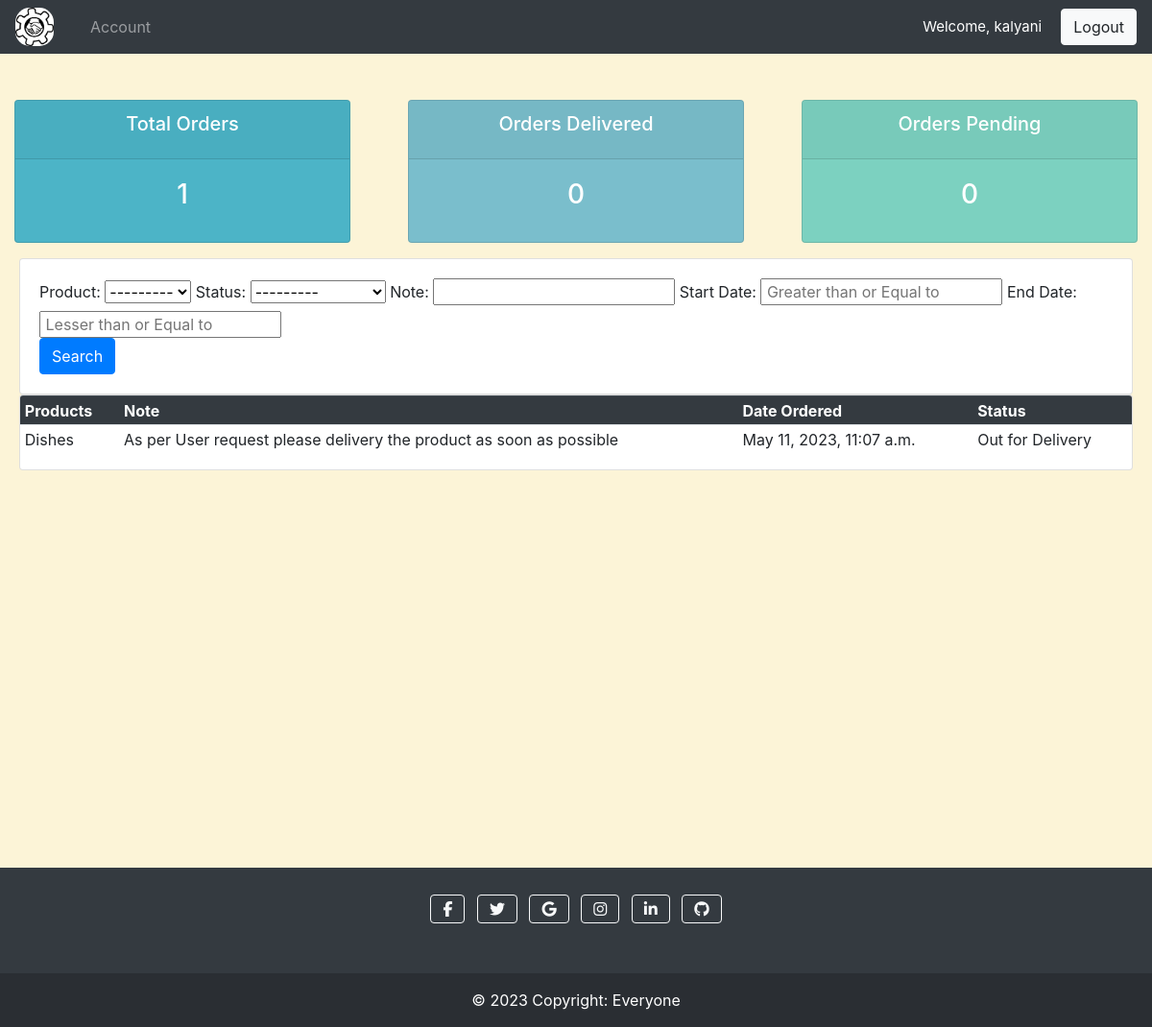
/user-page/ (signed in), run on an earlier commit of the app's database.
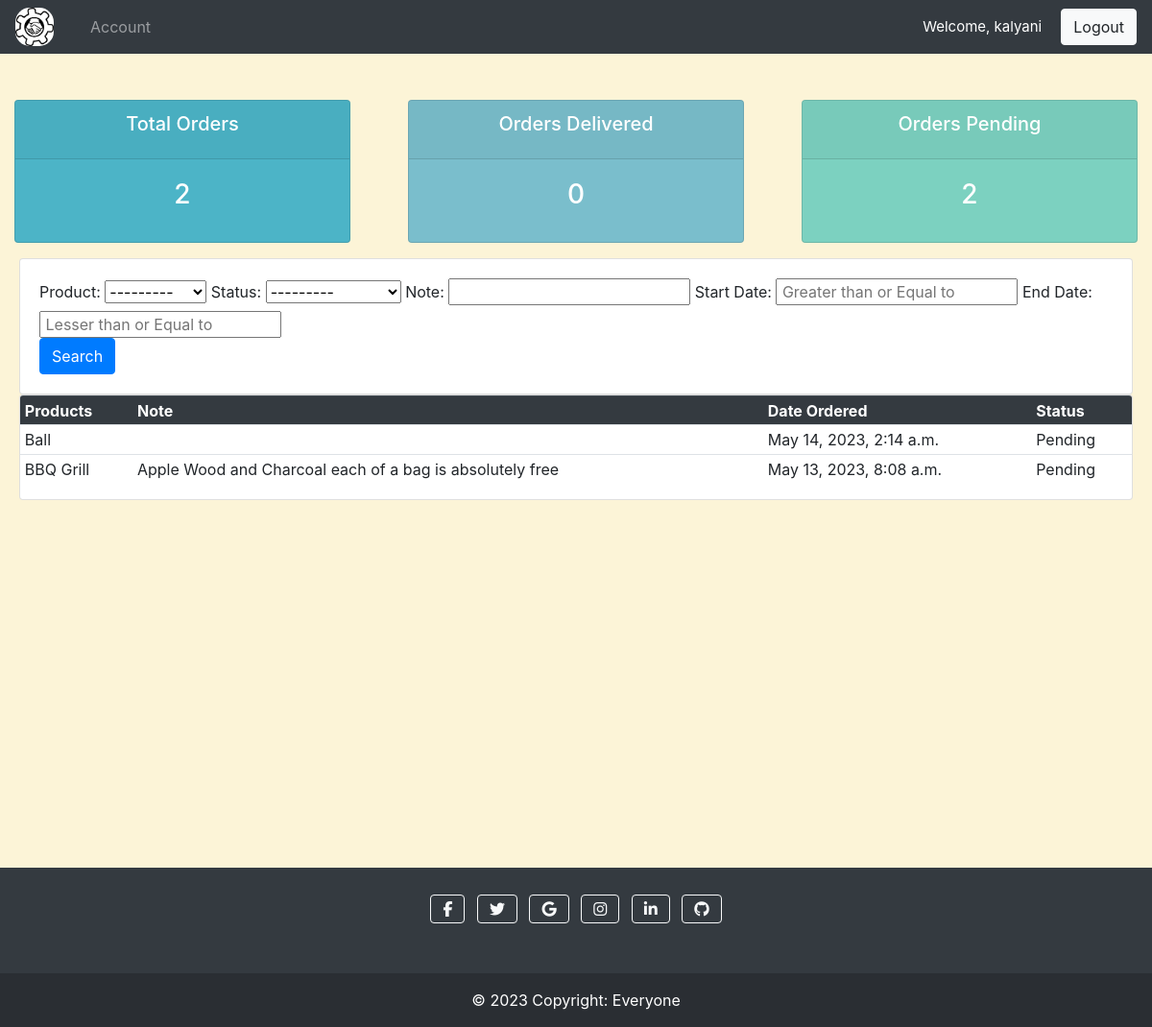
And on a later commit of the database.
### accounts/models.py (models this page shows, shortened)
class Order(models.Model):
    STATUS=(
            ('Pending', 'Pending'),
            ('Out for Delivery', 'Out for Delivery'),
            ('Delivered', 'Delivery')
        )
    customer= models.ForeignKey(Customer, on_delete=models.SET_NULL, null=True)
    product= models.ForeignKey(Product, on_delete= models.SET_NULL, null=True)
    date_created= models.DateTimeField(auto_now_add=True, null= True)
    status= models.CharField(max_length=200, null= True, choices=STATUS)
    note= models.TextField(max_length=1000, null= True, blank=True)

class Product(models.Model):
    CATEGORY=(
            ('Indoor','Indoor'),
            ('Outdoor', 'Outdoor')
         )
    name= models.CharField(max_length=200, null= True)
    price= models.FloatField(null=True)
    category= models.CharField(max_length=200, null= True, choices=CATEGORY)
    description= models.CharField(max_length=200, null= True, blank= True)
    date_created= models.DateTimeField(auto_now_add=True, null= True)
    tag= models.ManyToManyField(Tag)
    def __str__(self):
        return self.name

### accounts/decorators.py (the view)
        def wrapper_func(request, *args, **kwargs):
            group= None
            if(request.user.groups.exists()):
                group= request.user.groups.all()[0].name
            if group in allowed_roles:
                return view_func(request, *args, **kwargs)
            else:
                return HttpResponse("You are visiting a Restriced Page")

### accounts/views.py (called while the page is built)
@login_required(login_url='login')
@allowed_user(allowed_roles=['customer'])
def user(request):
    orders= request.user.customer.order_set.all()
    latest_orders= request.user.customer.order_set.order_by('-date_created')#This will show new orders at top
    total_orders= latest_orders.count()
    delivered= latest_orders.filter(status='Delivered').count()
    pending= latest_orders.filter(status='Pending').count()
    myFilter= FilterOrder(request.GET, queryset=latest_orders)
    latest_orders= myFilter.qs
    context={'orders':latest_orders, 'total_orders':total_orders,'myFilter':myFilter,
                'delivered':delivered, 'pending':pending
             }
    return render(request, 'accounts/user.html', context)

### accounts/templates/accounts/user.html
{% extends 'accounts/main.html' %}
{% block content %}
{% include 'accounts/status.html' %}
<div class="row" style="margin-right: 5px; margin-left: 5px;">
    <div class="col">
        <div class="card card-body">
            <div class="form-outline">
                <form method="get" class="p-20">
                    <div class="form group">
                        {{myFilter.form}}
                    </div>
                    <button class="btn btn-primary " type="submit">Search</button>
                </form>
            </div>
        </div>
    </div>
</div>
<div class="row" style="margin-right: 5px; margin-left: 5px;">
    <div class="col">
        <div class="card padding: 0" style="max-height:600px; overflow:scroll;">
            <table class="table table-sm">
                <tr class="thead-dark" style="position: sticky; top: 0; z-index: 10;">
                    <th>Products</th>
                    <th>Note</th>
                    <th>Date Ordered</th>
                    <th>Status</th>
                </tr>
                {% for i in orders %}
                    <tr>
                        <td>{{i.product}}</td>
                        <td style="max-width: 500px;">{{i.note}}</td>
                        <td>{{i.date_created}}</td>
                        <td>{{i.status}}</td>
                    </tr>
                {% endfor %}
            </table>
        </div>
    </div>
</div>
{% endblock content %}

### accounts/templates/accounts/main.html (shortened to what this page needs)
{% load static %}
<html>
    <head>
        <link rel="stylesheet" href="https://cdn.jsdelivr.net/npm/bootstrap@4.3.1/dist/css/bootstrap.min.css">
        <link rel="stylesheet" href="{% static '/css/main.css' %}">
    </head>
    <body>
        {% include 'accounts/navbar.html' %}
        <br>
        <div class="content">
            {% block content %}
            {% endblock content %}
        </div>
        <br>
        {% include 'accounts/footer.html' %}
    </body>
</html>

### accounts/templates/accounts/navbar.html (shortened to what this page needs)
{% load static %}
<dark class="navbar navbar-expand-lg navbar-dark bg-dark">
    <img src="{% static '/images/icon.png' %}" style="width:40px; border-radius:15px; margin-right:30px;"></img>
    <div class="collapse navbar-collapse" id="navbarNav">
      <ul class="navbar-nav">
        {% if request.user.is_staff %}
          <li class="nav-item active">
            <a class="nav-link" href="{% url 'home' %}">Dashboard</a>
          </li>
          <li class="nav-item">
            <a class="nav-link" href="{% url 'products' %}">Products</a>
          </li>
        {% else %}
        <li class="nav-item">
          <a class="nav-link" href="{% url 'account' %}">Account</a>
        </li>
        {% endif %}
      </ul>
    </div>
    <span id="hello-msg">Welcome, {{request.user}}</span>
    <span><a href="{% url 'logout' %}" class="btn btn-light" >Logout</a></span>
  </dark>

### accounts/templates/accounts/status.html
<br>
<div class="row">
    <div class="col">
        <div class="col-md">
            <div class="card text-center text-white mb-3" id="total-orders">
                <div class="card-header">
                    <h5 class="card-title">Total Orders</h5>
                </div>
                <div class="card-body">
                        <h3 class="card-title">{{total_orders}}</h3>
                    </div>
            </div>
        </div>
    </div>
    <div class="col">
        <div class="col-md">
            <div class="card text-center text-white mb-3" id="orders-delivered">
                <div class="card-header">
                    <h5 class="card-title">Orders Delivered</h5>
                </div>
                <div class="card-body">
                    <h3 class="card-title">{{delivered}}</h3>
                </div>
            </div>
        </div>
    </div>
    <div class="col">
        <div class="col-md">
            <div class="card text-center text-white mb-3" id="orders-pending">
                <div class="card-header">
                    <h5 class="card-title">Orders Pending</h5>
                </div>
                <div class="card-body">
                        <h3 class="card-title">{{pending}}</h3>
                    </div>
            </div>
        </div>
    </div>
</div>

### accounts/templates/accounts/footer.html
<footer class="bg-dark text-center text-white" style="margin-top:auto;">
    <div class="container p-4 pb-0">
      <section class="mb-4">
        <a class="btn btn-outline-light btn-floating m-1" href="https://www.youtube.com/watch?v=dQw4w9WgXcQ" role="button">
            <i class="fa-brands fa-facebook-f fa-bounce"></i>
        </a>
        <a class="btn btn-outline-light btn-floating m-1" href="https://www.youtube.com/watch?v=dQw4w9WgXcQ" role="button">
            <i class="fab fa-twitter fa-bounce"></i>
        </a>
        <a class="btn btn-outline-light btn-floating m-1" href="https://www.youtube.com/watch?v=dQw4w9WgXcQ" role="button">
            <i class="fab fa-google fa-bounce"></i>
        </a>
        <a class="btn btn-outline-light btn-floating m-1" href="https://www.youtube.com/watch?v=dQw4w9WgXcQ" role="button">
            <i class="fab fa-instagram fa-bounce"></i>
        </a>
        <a class="btn btn-outline-light btn-floating m-1" href="https://www.youtube.com/watch?v=dQw4w9WgXcQ" role="button">
            <i class="fab fa-linkedin-in fa-bounce"></i>
        </a>
        <a class="btn btn-outline-light btn-floating m-1" href="https://github.com/Dragon-Emperor3" role="button">
            <i class="fab fa-github fa-bounce"></i>
            </a>
      </section>
    </div>
    <div class="text-center p-3" style="background-color: rgba(0, 0, 0, 0.2);">
      © 2023 Copyright: Everyone
    </div>
  </footer>

### accounts/static/css/main.css (style rules this page uses)
#total-orders { background-color: #4cb4c7; }
#orders-delivered { background-color: #7abecc; }
#orders-pending { background-color: #7cd1c0; }

### accounts/templates/accounts/main.html (style rules this page uses)
* { margin: 0; padding: 0; box-sizing: border-box; }
body { background-color: #fcf4d7; }
.content { min-height: 100vh; brackground-color: transparent; }

### accounts/templates/accounts/navbar.html (style rules this page uses)
#hello-msg { color: #fff; padding-right: 20px; font-size: 15px; }

What changed in the data, as far as the page shows it:
removed Order: product "Dishes", note "As per User request please delivery the product as soon as possible", date_created "May 11, 2023, 11:07 a.m.", status "Out for Delivery"
added Order: product "Ball", date_created "May 14, 2023, 2:14 a.m.", status "Pending"
added Order: product "BBQ Grill", note "Apple Wood and Charcoal each of a bag is absolutely free", date_created "May 13, 2023, 8:08 a.m.", status "Pending"
Also different on the page:
{{ total_orders }}: "1" → "2"
{{ pending }}: "0" → "2"
